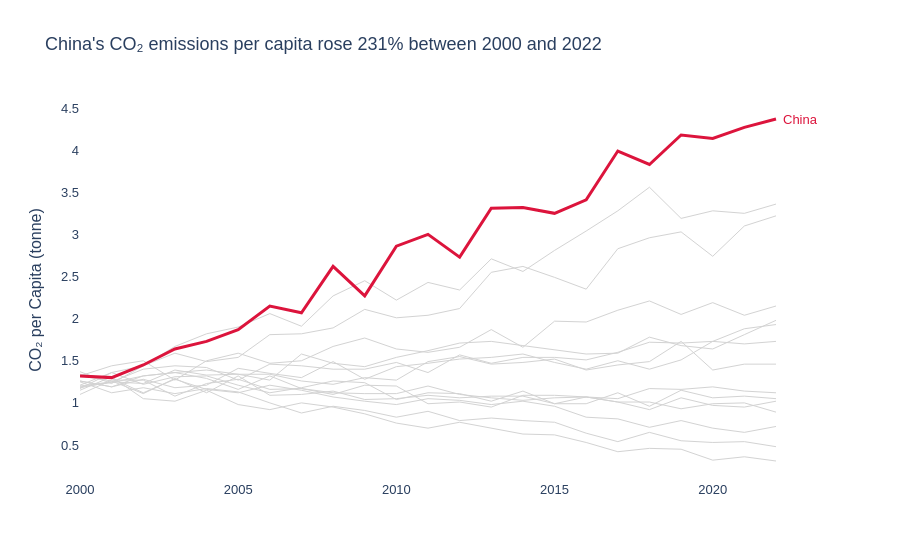

Notebook source saved alongside this figure:
### Code cell
# step 2: plotly express figure

fig = px.line(
    data_frame=data,  
    x='Year', y='CO2_per_capita',
    color='group',                               
    line_group='Country',                        
    color_discrete_map={country: 'crimson', 'Other': 'lightgrey'},
    hover_name='Country', 
    hover_data={'group': False},
    labels={'CO2_per_capita': 'CO₂ per Capita (tonne)'},
    template='plotly_white',                     
    title=f"{country}'s CO₂ emissions per capita {'rose' if end > start else 'fell'} "
          f"{abs(pct[country]):.0f}% between 2000 and 2022",
    height=400
)

# step 3: additional customization

fig.update_traces(line_width=1)                               # thin context lines
fig.update_traces(line_width=3, selector={'name': country})   # thick highlight line
fig.add_annotation(x=2022, y=end, text=f'{country}', showarrow=False,
                   xanchor='left', xshift=5, font_color='crimson')   # direct label instead of legend
                                   

fig.update_layout(showlegend=False, 
                  yaxis=dict(showgrid=False),
                  xaxis=dict(showgrid=False, title=''),
                  font=dict(family='Arial', size=13))
fig.show()

### Figure 1 — Plotly figure (JSON) as saved in the notebook; plotly's stock layout.template omitted (floating-point values rounded to 4 significant figures)
{"data": [{"customdata": [["Other"], ["Other"], ["Other"], ["Other"], ["Other"], ["Other"], ["Other"], ["Other"], ["Other"], ["Other"], ["Other"], ["Other"], ["Other"], ["Other"], ["Other"], ["Other"], ["Other"], ["Other"], ["Other"], ["Other"], ["Other"], ["Other"], ["Other"]], "hovertemplate": "<b>%{hovertext}</b><br><br>Country=United States<br>Year=%{x}<br>CO₂ per Capita (tonne)=%{y}<extra></extra>", "hovertext": ["United States", "United States", "United States", "United States", "United States", "United States", "United States", "United States", "United States", "United States", "United States", "United States", "United States", "United States", "United States", "United States", "United States", "United States", "United States", "United States", "United States", "United States", "United States"], "legendgroup": "Other", "line": {"color": "lightgrey", "dash": "solid", "width": 1}, "marker": {"symbol": "circle"}, "mode": "lines", "name": "Other", "orientation": "v", "showlegend": true, "type": "scatter", "x": [2000, 2001, 2002, 2003, 2004, 2005, 2006, 2007, 2008, 2009, 2010, 2011, 2012, 2013, 2014, 2015, 2016, 2017, 2018, 2019, 2020, 2021, 2022], "xaxis": "x", "y": [1.32, 1.26, 1.11, 1.29, 1.12, 1.32, 1.09, 1.1, 1.14, 1.04, 1.05, 1.09, 1.06, 1.08, 1.08, 0.99, 1.07, 1.01, 0.92, 1.06, 0.97, 0.95, 1.02], "yaxis": "y"}, {"customdata": [["Other"], ["Other"], ["Other"], ["Other"], ["Other"], ["Other"], ["Other"], ["Other"], ["Other"], ["Other"], ["Other"], ["Other"], ["Other"], ["Other"], ["Other"], ["Other"], ["Other"], ["Other"], ["Other"], ["Other"], ["Other"], ["Other"], ["Other"]], "hovertemplate": "<b>%{hovertext}</b><br><br>Country=India<br>Year=%{x}<br>CO₂ per Capita (tonne)=%{y}<extra></extra>", "hovertext": ["India", "India", "India", "India", "India", "India", "India", "India", "India", "India", "India", "India", "India", "India", "India", "India", "India", "India", "India", "India", "India", "India", "India"], "legendgroup": "Other", "line": {"color": "lightgrey", "dash": "solid", "width": 1}, "marker": {"symbol": "circle"}, "mode": "lines", "name": "Other", "orientation": "v", "showlegend": false, "type": "scatter", "x": [2000, 2001, 2002, 2003, 2004, 2005, 2006, 2007, 2008, 2009, 2010, 2011, 2012, 2013, 2014, 2015, 2016, 2017, 2018, 2019, 2020, 2021, 2022], "xaxis": "x", "y": [1.21, 1.36, 1.44, 1.67, 1.82, 1.9, 2.06, 1.91, 2.27, 2.45, 2.22, 2.43, 2.34, 2.71, 2.56, 2.81, 3.04, 3.28, 3.56, 3.19, 3.28, 3.25, 3.36], "yaxis": "y"}, {"customdata": [["Other"], ["Other"], ["Other"], ["Other"], ["Other"], ["Other"], ["Other"], ["Other"], ["Other"], ["Other"], ["Other"], ["Other"], ["Other"], ["Other"], ["Other"], ["Other"], ["Other"], ["Other"], ["Other"], ["Other"], ["Other"], ["Other"], ["Other"]], "hovertemplate": "<b>%{hovertext}</b><br><br>Country=Germany<br>Year=%{x}<br>CO₂ per Capita (tonne)=%{y}<extra></extra>", "hovertext": ["Germany", "Germany", "Germany", "Germany", "Germany", "Germany", "Germany", "Germany", "Germany", "Germany", "Germany", "Germany", "Germany", "Germany", "Germany", "Germany", "Germany", "Germany", "Germany", "Germany", "Germany", "Germany", "Germany"], "legendgroup": "Other", "line": {"color": "lightgrey", "dash": "solid", "width": 1}, "marker": {"symbol": "circle"}, "mode": "lines", "name": "Other", "orientation": "v", "showlegend": false, "type": "scatter", "x": [2000, 2001, 2002, 2003, 2004, 2005, 2006, 2007, 2008, 2009, 2010, 2011, 2012, 2013, 2014, 2015, 2016, 2017, 2018, 2019, 2020, 2021, 2022], "xaxis": "x", "y": [1.25, 1.12, 1.18, 1.11, 1.17, 1.13, 1, 0.88, 0.96, 0.91, 0.83, 0.9, 0.79, 0.82, 0.79, 0.77, 0.64, 0.54, 0.65, 0.55, 0.53, 0.54, 0.48], "yaxis": "y"}, {"customdata": [["Other"], ["Other"], ["Other"], ["Other"], ["Other"], ["Other"], ["Other"], ["Other"], ["Other"], ["Other"], ["Other"], ["Other"], ["Other"], ["Other"], ["Other"], ["Other"], ["Other"], ["Other"], ["Other"], ["Other"], ["Other"], ["Other"], ["Other"]], "hovertemplate": "<b>%{hovertext}</b><br><br>Country=United Kingdom<br>Year=%{x}<br>CO₂ per Capita (tonne)=%{y}<extra></extra>", "hovertext": ["United Kingdom", "United Kingdom", "United Kingdom", "United Kingdom", "United Kingdom", "United Kingdom", "United Kingdom", "United Kingdom", "United Kingdom", "United Kingdom", "United Kingdom", "United Kingdom", "United Kingdom", "United Kingdom", "United Kingdom", "United Kingdom", "United Kingdom", "United Kingdom", "United Kingdom", "United Kingdom", "United Kingdom", "United Kingdom", "United Kingdom"], "legendgroup": "Other", "line": {"color": "lightgrey", "dash": "solid", "width": 1}, "marker": {"symbol": "circle"}, "mode": "lines", "name": "Other", "orientation": "v", "showlegend": false, "type": "scatter", "x": [2000, 2001, 2002, 2003, 2004, 2005, 2006, 2007, 2008, 2009, 2010, 2011, 2012, 2013, 2014, 2015, 2016, 2017, 2018, 2019, 2020, 2021, 2022], "xaxis": "x", "y": [1.15, 1.31, 1.05, 1.02, 1.15, 0.98, 0.92, 1, 0.95, 0.87, 0.76, 0.7, 0.77, 0.7, 0.63, 0.62, 0.53, 0.42, 0.46, 0.45, 0.32, 0.36, 0.31], "yaxis": "y"}, {"customdata": [["Other"], ["Other"], ["Other"], ["Other"], ["Other"], ["Other"], ["Other"], ["Other"], ["Other"], ["Other"], ["Other"], ["Other"], ["Other"], ["Other"], ["Other"], ["Other"], ["Other"], ["Other"], ["Other"], ["Other"], ["Other"], ["Other"], ["Other"]], "hovertemplate": "<b>%{hovertext}</b><br><br>Country=France<br>Year=%{x}<br>CO₂ per Capita (tonne)=%{y}<extra></extra>", "hovertext": ["France", "France", "France", "France", "France", "France", "France", "France", "France", "France", "France", "France", "France", "France", "France", "France", "France", "France", "France", "France", "France", "France", "France"], "legendgroup": "Other", "line": {"color": "lightgrey", "dash": "solid", "width": 1}, "marker": {"symbol": "circle"}, "mode": "lines", "name": "Other", "orientation": "v", "showlegend": false, "type": "scatter", "x": [2000, 2001, 2002, 2003, 2004, 2005, 2006, 2007, 2008, 2009, 2010, 2011, 2012, 2013, 2014, 2015, 2016, 2017, 2018, 2019, 2020, 2021, 2022], "xaxis": "x", "y": [1.34, 1.29, 1.12, 1.28, 1.16, 1.12, 1.21, 1.15, 1.07, 1.02, 0.98, 1.05, 1.03, 0.98, 1.02, 0.96, 0.83, 0.81, 0.71, 0.79, 0.7, 0.65, 0.72], "yaxis": "y"}, {"customdata": [["Other"], ["Other"], ["Other"], ["Other"], ["Other"], ["Other"], ["Other"], ["Other"], ["Other"], ["Other"], ["Other"], ["Other"], ["Other"], ["Other"], ["Other"], ["Other"], ["Other"], ["Other"], ["Other"], ["Other"], ["Other"], ["Other"], ["Other"]], "hovertemplate": "<b>%{hovertext}</b><br><br>Country=Brazil<br>Year=%{x}<br>CO₂ per Capita (tonne)=%{y}<extra></extra>", "hovertext": ["Brazil", "Brazil", "Brazil", "Brazil", "Brazil", "Brazil", "Brazil", "Brazil", "Brazil", "Brazil", "Brazil", "Brazil", "Brazil", "Brazil", "Brazil", "Brazil", "Brazil", "Brazil", "Brazil", "Brazil", "Brazil", "Brazil", "Brazil"], "legendgroup": "Other", "line": {"color": "lightgrey", "dash": "solid", "width": 1}, "marker": {"symbol": "circle"}, "mode": "lines", "name": "Other", "orientation": "v", "showlegend": false, "type": "scatter", "x": [2000, 2001, 2002, 2003, 2004, 2005, 2006, 2007, 2008, 2009, 2010, 2011, 2012, 2013, 2014, 2015, 2016, 2017, 2018, 2019, 2020, 2021, 2022], "xaxis": "x", "y": [1.26, 1.19, 1.32, 1.36, 1.39, 1.34, 1.27, 1.58, 1.47, 1.43, 1.54, 1.62, 1.71, 1.73, 1.68, 1.63, 1.58, 1.59, 1.78, 1.68, 1.64, 1.81, 1.98], "yaxis": "y"}, {"customdata": [["Other"], ["Other"], ["Other"], ["Other"], ["Other"], ["Other"], ["Other"], ["Other"], ["Other"], ["Other"], ["Other"], ["Other"], ["Other"], ["Other"], ["Other"], ["Other"], ["Other"], ["Other"], ["Other"], ["Other"], ["Other"], ["Other"], ["Other"]], "hovertemplate": "<b>%{hovertext}</b><br><br>Country=Japan<br>Year=%{x}<br>CO₂ per Capita (tonne)=%{y}<extra></extra>", "hovertext": ["Japan", "Japan", "Japan", "Japan", "Japan", "Japan", "Japan", "Japan", "Japan", "Japan", "Japan", "Japan", "Japan", "Japan", "Japan", "Japan", "Japan", "Japan", "Japan", "Japan", "Japan", "Japan", "Japan"], "legendgroup": "Other", "line": {"color": "lightgrey", "dash": "solid", "width": 1}, "marker": {"symbol": "circle"}, "mode": "lines", "name": "Other", "orientation": "v", "showlegend": false, "type": "scatter", "x": [2000, 2001, 2002, 2003, 2004, 2005, 2006, 2007, 2008, 2009, 2010, 2011, 2012, 2013, 2014, 2015, 2016, 2017, 2018, 2019, 2020, 2021, 2022], "xaxis": "x", "y": [1.1, 1.27, 1.27, 1.08, 1.23, 1.28, 1.16, 1.17, 1.1, 1.21, 1.2, 0.99, 1.01, 0.95, 1.09, 1.09, 1.07, 1.01, 1.01, 0.93, 0.99, 1, 0.89], "yaxis": "y"}, {"customdata": [["Other"], ["Other"], ["Other"], ["Other"], ["Other"], ["Other"], ["Other"], ["Other"], ["Other"], ["Other"], ["Other"], ["Other"], ["Other"], ["Other"], ["Other"], ["Other"], ["Other"], ["Other"], ["Other"], ["Other"], ["Other"], ["Other"], ["Other"]], "hovertemplate": "<b>%{hovertext}</b><br><br>Country=Canada<br>Year=%{x}<br>CO₂ per Capita (tonne)=%{y}<extra></extra>", "hovertext": ["Canada", "Canada", "Canada", "Canada", "Canada", "Canada", "Canada", "Canada", "Canada", "Canada", "Canada", "Canada", "Canada", "Canada", "Canada", "Canada", "Canada", "Canada", "Canada", "Canada", "Canada", "Canada", "Canada"], "legendgroup": "Other", "line": {"color": "lightgrey", "dash": "solid", "width": 1}, "marker": {"symbol": "circle"}, "mode": "lines", "name": "Other", "orientation": "v", "showlegend": false, "type": "scatter", "x": [2000, 2001, 2002, 2003, 2004, 2005, 2006, 2007, 2008, 2009, 2010, 2011, 2012, 2013, 2014, 2015, 2016, 2017, 2018, 2019, 2020, 2021, 2022], "xaxis": "x", "y": [1.17, 1.36, 1.22, 1.31, 1.32, 1.21, 1.12, 1.18, 1.26, 1.24, 1.04, 1.12, 1.11, 1.02, 1.14, 0.99, 0.99, 1.12, 0.96, 1.15, 1.06, 1.08, 1.05], "yaxis": "y"}, {"customdata": [["Other"], ["Other"], ["Other"], ["Other"], ["Other"], ["Other"], ["Other"], ["Other"], ["Other"], ["Other"], ["Other"], ["Other"], ["Other"], ["Other"], ["Other"], ["Other"], ["Other"], ["Other"], ["Other"], ["Other"], ["Other"], ["Other"], ["Other"]], "hovertemplate": "<b>%{hovertext}</b><br><br>Country=Australia<br>Year=%{x}<br>CO₂ per Capita (tonne)=%{y}<extra></extra>", "hovertext": ["Australia", "Australia", "Australia", "Australia", "Australia", "Australia", "Australia", "Australia", "Australia", "Australia", "Australia", "Australia", "Australia", "Australia", "Australia", "Australia", "Australia", "Australia", "Australia", "Australia", "Australia", "Australia", "Australia"], "legendgroup": "Other", "line": {"color": "lightgrey", "dash": "solid", "width": 1}, "marker": {"symbol": "circle"}, "mode": "lines", "name": "Other", "orientation": "v", "showlegend": false, "type": "scatter", "x": [2000, 2001, 2002, 2003, 2004, 2005, 2006, 2007, 2008, 2009, 2010, 2011, 2012, 2013, 2014, 2015, 2016, 2017, 2018, 2019, 2020, 2021, 2022], "xaxis": "x", "y": [1.26, 1.19, 1.28, 1.18, 1.21, 1.41, 1.35, 1.3, 1.49, 1.28, 1.43, 1.47, 1.52, 1.54, 1.58, 1.48, 1.4, 1.5, 1.4, 1.51, 1.73, 1.7, 1.73], "yaxis": "y"}, {"customdata": [["Other"], ["Other"], ["Other"], ["Other"], ["Other"], ["Other"], ["Other"], ["Other"], ["Other"], ["Other"], ["Other"], ["Other"], ["Other"], ["Other"], ["Other"], ["Other"], ["Other"], ["Other"], ["Other"], ["Other"], ["Other"], ["Other"], ["Other"]], "hovertemplate": "<b>%{hovertext}</b><br><br>Country=South Korea<br>Year=%{x}<br>CO₂ per Capita (tonne)=%{y}<extra></extra>", "hovertext": ["South Korea", "South Korea", "South Korea", "South Korea", "South Korea", "South Korea", "South Korea", "South Korea", "South Korea", "South Korea", "South Korea", "South Korea", "South Korea", "South Korea", "South Korea", "South Korea", "South Korea", "South Korea", "South Korea", "South Korea", "South Korea", "South Korea", "South Korea"], "legendgroup": "Other", "line": {"color": "lightgrey", "dash": "solid", "width": 1}, "marker": {"symbol": "circle"}, "mode": "lines", "name": "Other", "orientation": "v", "showlegend": false, "type": "scatter", "x": [2000, 2001, 2002, 2003, 2004, 2005, 2006, 2007, 2008, 2009, 2010, 2011, 2012, 2013, 2014, 2015, 2016, 2017, 2018, 2019, 2020, 2021, 2022], "xaxis": "x", "y": [1.32, 1.44, 1.5, 1.27, 1.5, 1.59, 1.47, 1.5, 1.67, 1.77, 1.64, 1.6, 1.66, 1.87, 1.66, 1.97, 1.96, 2.1, 2.21, 2.05, 2.19, 2.04, 2.15], "yaxis": "y"}, {"customdata": [["Other"], ["Other"], ["Other"], ["Other"], ["Other"], ["Other"], ["Other"], ["Other"], ["Other"], ["Other"], ["Other"], ["Other"], ["Other"], ["Other"], ["Other"], ["Other"], ["Other"], ["Other"], ["Other"], ["Other"], ["Other"], ["Other"], ["Other"]], "hovertemplate": "<b>%{hovertext}</b><br><br>Country=Russia<br>Year=%{x}<br>CO₂ per Capita (tonne)=%{y}<extra></extra>", "hovertext": ["Russia", "Russia", "Russia", "Russia", "Russia", "Russia", "Russia", "Russia", "Russia", "Russia", "Russia", "Russia", "Russia", "Russia", "Russia", "Russia", "Russia", "Russia", "Russia", "Russia", "Russia", "Russia", "Russia"], "legendgroup": "Other", "line": {"color": "lightgrey", "dash": "solid", "width": 1}, "marker": {"symbol": "circle"}, "mode": "lines", "name": "Other", "orientation": "v", "showlegend": false, "type": "scatter", "x": [2000, 2001, 2002, 2003, 2004, 2005, 2006, 2007, 2008, 2009, 2010, 2011, 2012, 2013, 2014, 2015, 2016, 2017, 2018, 2019, 2020, 2021, 2022], "xaxis": "x", "y": [1.19, 1.24, 1.32, 1.36, 1.29, 1.16, 1.32, 1.17, 1.12, 1.11, 1.11, 1.2, 1.1, 1.06, 1.03, 1.06, 1.07, 1.05, 1.17, 1.16, 1.19, 1.14, 1.12], "yaxis": "y"}, {"customdata": [["Other"], ["Other"], ["Other"], ["Other"], ["Other"], ["Other"], ["Other"], ["Other"], ["Other"], ["Other"], ["Other"], ["Other"], ["Other"], ["Other"], ["Other"], ["Other"], ["Other"], ["Other"], ["Other"], ["Other"], ["Other"], ["Other"], ["Other"]], "hovertemplate": "<b>%{hovertext}</b><br><br>Country=South Africa<br>Year=%{x}<br>CO₂ per Capita (tonne)=%{y}<extra></extra>", "hovertext": ["South Africa", "South Africa", "South Africa", "South Africa", "South Africa", "South Africa", "South Africa", "South Africa", "South Africa", "South Africa", "South Africa", "South Africa", "South Africa", "South Africa", "South Africa", "South Africa", "South Africa", "South Africa", "South Africa", "South Africa", "South Africa", "South Africa", "South Africa"], "legendgroup": "Other", "line": {"color": "lightgrey", "dash": "solid", "width": 1}, "marker": {"symbol": "circle"}, "mode": "lines", "name": "Other", "orientation": "v", "showlegend": false, "type": "scatter", "x": [2000, 2001, 2002, 2003, 2004, 2005, 2006, 2007, 2008, 2009, 2010, 2011, 2012, 2013, 2014, 2015, 2016, 2017, 2018, 2019, 2020, 2021, 2022], "xaxis": "x", "y": [1.2, 1.25, 1.23, 1.39, 1.33, 1.34, 1.34, 1.26, 1.22, 1.3, 1.27, 1.49, 1.55, 1.46, 1.48, 1.52, 1.39, 1.45, 1.49, 1.73, 1.39, 1.46, 1.46], "yaxis": "y"}, {"customdata": [["Other"], ["Other"], ["Other"], ["Other"], ["Other"], ["Other"], ["Other"], ["Other"], ["Other"], ["Other"], ["Other"], ["Other"], ["Other"], ["Other"], ["Other"], ["Other"], ["Other"], ["Other"], ["Other"], ["Other"], ["Other"], ["Other"], ["Other"]], "hovertemplate": "<b>%{hovertext}</b><br><br>Country=Mexico<br>Year=%{x}<br>CO₂ per Capita (tonne)=%{y}<extra></extra>", "hovertext": ["Mexico", "Mexico", "Mexico", "Mexico", "Mexico", "Mexico", "Mexico", "Mexico", "Mexico", "Mexico", "Mexico", "Mexico", "Mexico", "Mexico", "Mexico", "Mexico", "Mexico", "Mexico", "Mexico", "Mexico", "Mexico", "Mexico", "Mexico"], "legendgroup": "Other", "line": {"color": "lightgrey", "dash": "solid", "width": 1}, "marker": {"symbol": "circle"}, "mode": "lines", "name": "Other", "orientation": "v", "showlegend": false, "type": "scatter", "x": [2000, 2001, 2002, 2003, 2004, 2005, 2006, 2007, 2008, 2009, 2010, 2011, 2012, 2013, 2014, 2015, 2016, 2017, 2018, 2019, 2020, 2021, 2022], "xaxis": "x", "y": [1.18, 1.25, 1.4, 1.44, 1.42, 1.27, 1.46, 1.44, 1.4, 1.4, 1.48, 1.36, 1.57, 1.47, 1.54, 1.54, 1.51, 1.6, 1.72, 1.71, 1.73, 1.88, 1.93], "yaxis": "y"}, {"customdata": [["Other"], ["Other"], ["Other"], ["Other"], ["Other"], ["Other"], ["Other"], ["Other"], ["Other"], ["Other"], ["Other"], ["Other"], ["Other"], ["Other"], ["Other"], ["Other"], ["Other"], ["Other"], ["Other"], ["Other"], ["Other"], ["Other"], ["Other"]], "hovertemplate": "<b>%{hovertext}</b><br><br>Country=Indonesia<br>Year=%{x}<br>CO₂ per Capita (tonne)=%{y}<extra></extra>", "hovertext": ["Indonesia", "Indonesia", "Indonesia", "Indonesia", "Indonesia", "Indonesia", "Indonesia", "Indonesia", "Indonesia", "Indonesia", "Indonesia", "Indonesia", "Indonesia", "Indonesia", "Indonesia", "Indonesia", "Indonesia", "Indonesia", "Indonesia", "Indonesia", "Indonesia", "Indonesia", "Indonesia"], "legendgroup": "Other", "line": {"color": "lightgrey", "dash": "solid", "width": 1}, "marker": {"symbol": "circle"}, "mode": "lines", "name": "Other", "orientation": "v", "showlegend": false, "type": "scatter", "x": [2000, 2001, 2002, 2003, 2004, 2005, 2006, 2007, 2008, 2009, 2010, 2011, 2012, 2013, 2014, 2015, 2016, 2017, 2018, 2019, 2020, 2021, 2022], "xaxis": "x", "y": [1.37, 1.23, 1.44, 1.59, 1.49, 1.54, 1.81, 1.82, 1.89, 2.11, 2.01, 2.04, 2.12, 2.55, 2.62, 2.49, 2.35, 2.83, 2.96, 3.03, 2.74, 3.1, 3.22], "yaxis": "y"}, {"customdata": [["China"], ["China"], ["China"], ["China"], ["China"], ["China"], ["China"], ["China"], ["China"], ["China"], ["China"], ["China"], ["China"], ["China"], ["China"], ["China"], ["China"], ["China"], ["China"], ["China"], ["China"], ["China"], ["China"]], "hovertemplate": "<b>%{hovertext}</b><br><br>Country=China<br>Year=%{x}<br>CO₂ per Capita (tonne)=%{y}<extra></extra>", "hovertext": ["China", "China", "China", "China", "China", "China", "China", "China", "China", "China", "China", "China", "China", "China", "China", "China", "China", "China", "China", "China", "China", "China", "China"], "legendgroup": "China", "line": {"color": "crimson", "dash": "solid", "width": 3}, "marker": {"symbol": "circle"}, "mode": "lines", "name": "China", "orientation": "v", "showlegend": true, "type": "scatter", "x": [2000, 2001, 2002, 2003, 2004, 2005, 2006, 2007, 2008, 2009, 2010, 2011, 2012, 2013, 2014, 2015, 2016, 2017, 2018, 2019, 2020, 2021, 2022], "xaxis": "x", "y": [1.32, 1.3, 1.45, 1.64, 1.73, 1.87, 2.15, 2.07, 2.62, 2.27, 2.86, 3, 2.73, 3.31, 3.32, 3.25, 3.41, 3.99, 3.83, 4.18, 4.14, 4.27, 4.37], "yaxis": "y"}], "layout": {"annotations": [{"font": {"color": "crimson"}, "showarrow": false, "text": "China", "x": 2022, "xanchor": "left", "xshift": 5, "y": 4.37}], "autosize": true, "font": {"family": "Arial", "size": 13}, "legend": {"title": {"text": "group"}, "tracegroupgap": 0}, "showlegend": false, "title": {"text": "China's CO₂ emissions per capita rose 231% between 2000 and 2022"}, "xaxis": {"anchor": "y", "autorange": true, "domain": [0, 1], "range": [2000, 2023.0], "showgrid": false, "title": {"text": ""}, "type": "linear"}, "yaxis": {"anchor": "x", "autorange": true, "domain": [0, 1], "range": [0.08444, 4.596], "showgrid": false, "title": {"text": "CO₂ per Capita (tonne)"}, "type": "linear"}}}
